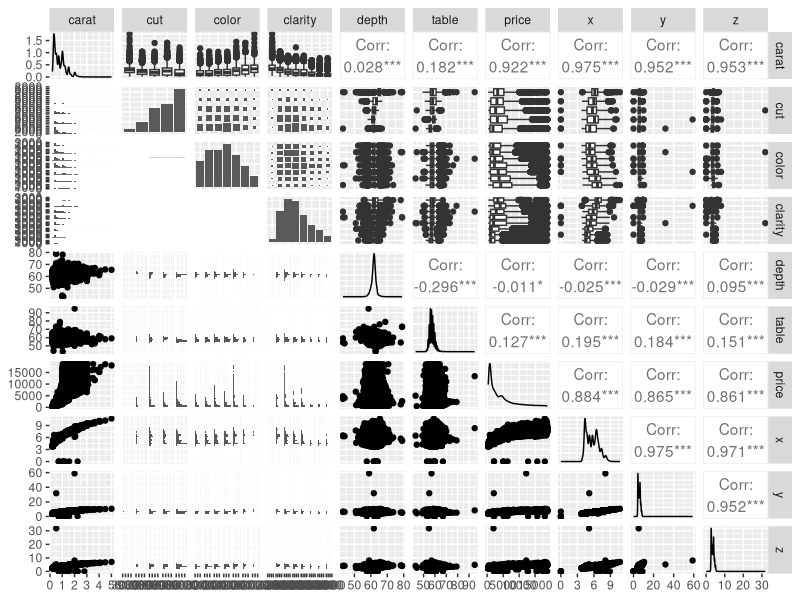
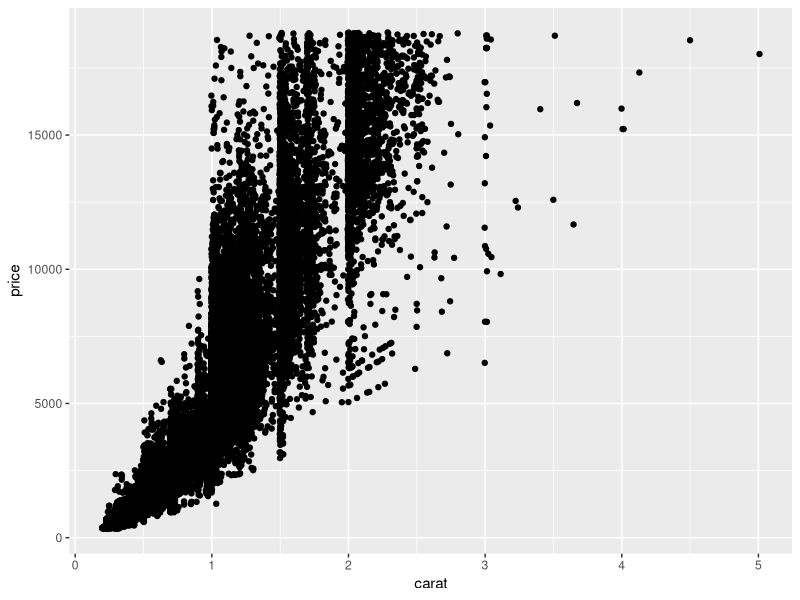
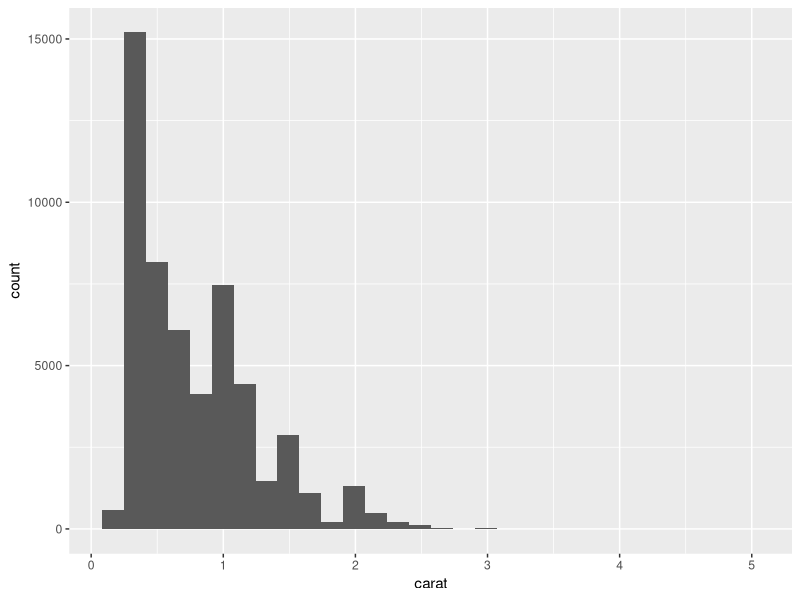
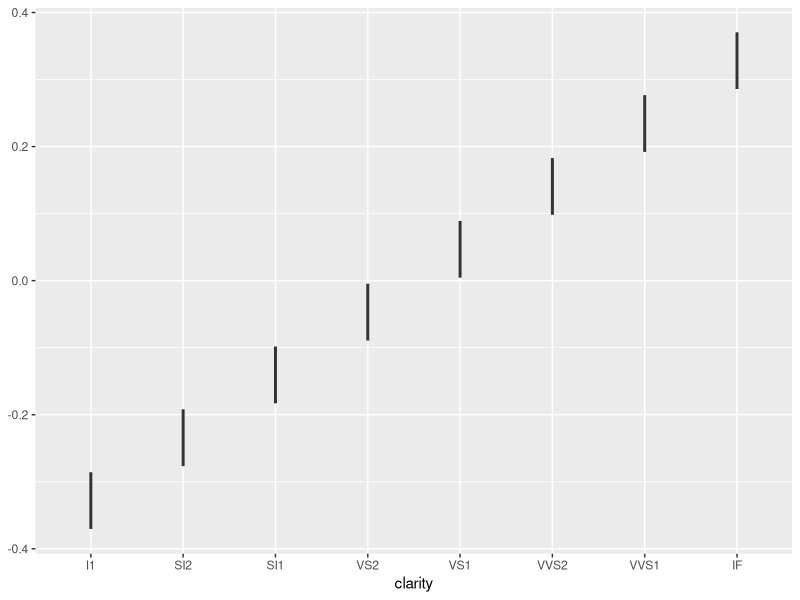

Here is the R script that generated these plots, in order:
## ---- chunk 1
library(tidyverse)
## ---- chunk 2

## ---- chunk 3
library(GGally)

## ---- chunk 4
view(diamonds)

## ---- chunk 5
names(diamonds)
## ---- chunk 6
dim(diamonds)
## ---- chunk 7
summary(diamonds)
## ---- chunk 8
head(diamonds)
## ---- chunk 9
tail(diamonds)
## ---- chunk 10
skimr::skim(diamonds)
## ---- chunk 11
GGally::ggpairs(diamonds)
## ---- chunk 12
diamonds$color


## ---- chunk 13
ggplot(data = diamonds, aes(x = carat, y = price)) + geom_jitter() #aes for the aesthetics, what we put in the visual representation, function in Y-axis always, always vertical
## ---- chunk 14
ggplot(data = diamonds, aes(x = carat)) + geom_histogram()
## ---- chunk 15
ggplot(data = diamonds, aes(x = clarity)) + geom_boxplot()
## ---- chunk 16

